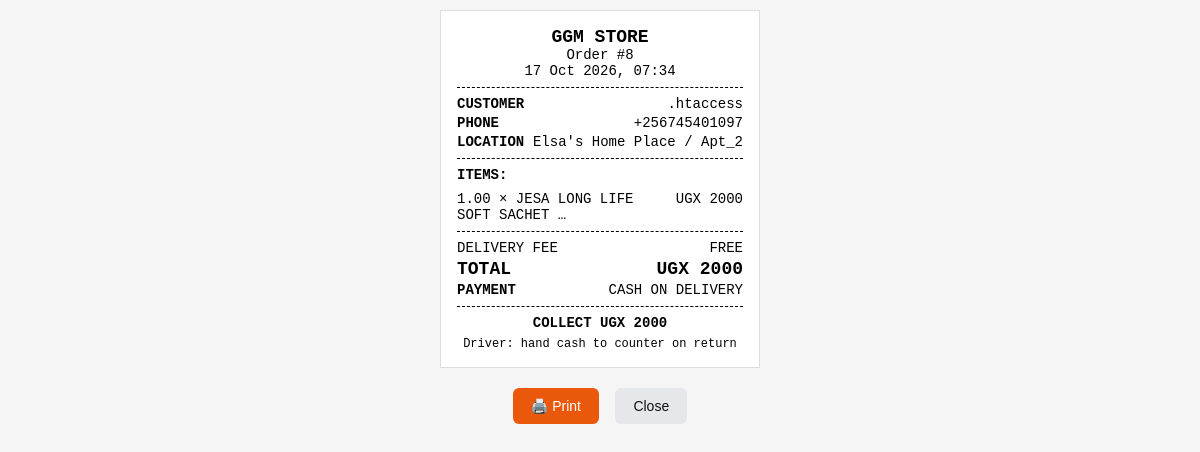
Page /staff/order/8/slip/ (signed in) on the committed database.
### marketplace/models.py (models this page shows, shortened)
class Order(models.Model):
    STATUS_CHOICES = [
        ('new', 'New Order'),
        ('confirmed', 'Confirmed'),
        ('packed', 'Packed & Ready'),
        ('delivered', 'Delivered'),
        ('cancelled', 'Cancelled'),
    ]
    PAYMENT_CHOICES = [
        ('cash', 'Cash on Delivery'),
        ('momo', 'MoMo on Delivery'),
    ]
    customer = models.ForeignKey(Customer, on_delete=models.CASCADE)
    status = models.CharField(max_length=20, choices=STATUS_CHOICES, default='new', db_index=True)
    payment_method = models.CharField(max_length=20, choices=PAYMENT_CHOICES, default='cash')
    total_amount = models.DecimalField(max_digits=10, decimal_places=2, default=0.00)
    delivery_fee = models.DecimalField(max_digits=10, decimal_places=2, default=0.00)
    note = models.TextField(blank=True, help_text="Customer delivery instructions")
    created_at = models.DateTimeField(auto_now_add=True, db_index=True)
    updated_at = models.DateTimeField(auto_now=True)
    class Meta:
        ordering = ['-created_at']

class Customer(models.Model):
    phone_number = models.CharField(max_length=20, unique=True, db_index=True)
    name = models.CharField(max_length=255, blank=True)
    apartment = models.ForeignKey(Apartment, on_delete=models.SET_NULL, null=True, blank=True)
    unit_number = models.CharField(max_length=50, blank=True) # e.g., "Apt 4"

class Apartment(models.Model):
    name = models.CharField(max_length=255, unique=True) # e.g., "Block B"
    delivery_fee_override = models.DecimalField(
        max_digits=10,
        decimal_places=2,
        null=True,
        blank=True,
        help_text="Leave blank to use the global delivery fee. Set to 0 for free delivery.",
    )

class OrderItem(models.Model):
    order = models.ForeignKey(Order, on_delete=models.CASCADE, related_name='items', db_index=True)
    product = models.ForeignKey(Product, on_delete=models.SET_NULL, null=True)
    quantity = models.DecimalField(max_digits=10, decimal_places=2, default=1.00)
    price_at_time_of_order = models.DecimalField(max_digits=10, decimal_places=2) # Lock in the price

class Product(models.Model):
    code = models.CharField(max_length=50, unique=True, db_index=True) # e.g., "000001"
    name = models.CharField(max_length=255)
    group = models.ForeignKey(ProductGroup, on_delete=models.SET_NULL, null=True, blank=True)
    unit = models.ForeignKey(Unit, on_delete=models.SET_NULL, null=True, blank=True)
    cost_price = models.DecimalField(max_digits=10, decimal_places=2, default=0.00)
    selling_price = models.DecimalField(max_digits=10, decimal_places=2, default=0.00)
    stock_quantity = models.DecimalField(max_digits=10, decimal_places=2, default=0.00)
    low_stock_threshold = models.DecimalField(
        max_digits=10,
        decimal_places=2,
        default=5.00,
        help_text="Alert when stock falls to or below this number",
    )
    manually_disabled = models.BooleanField(default=False)
    is_active = models.BooleanField(default=True) # Toggle to hide out-of-stock or disabled items
    image = models.ImageField(upload_to='products/', null=True, blank=True)

### marketplace/views.py (the view)
# urls.py: path('staff/order/<int:order_id>/slip/', views.staff_order_slip, name='staff_order_slip'),
@login_required
def staff_order_slip(request, order_id):
    order = get_object_or_404(
        Order.objects.select_related(
            'customer', 'customer__apartment'
        ).prefetch_related('items__product'),
        id=order_id,
    )
    return render(request, 'marketplace/staff_order_slip.html', {'order': order})

### templates/marketplace/staff_order_slip.html (shortened to what this page needs)
<!DOCTYPE html>
<html lang="en">
<head>
</head>
<body>
    <div class="slip">
        <div class="center bold big">GGM STORE</div>
        <div class="center">Order #{{ order.id }}</div>
        <div class="center">{{ order.created_at|date:"d M Y, H:i" }}</div>
        <hr>
        <div class="row">
            <span class="bold">CUSTOMER</span>
            <span>{{ order.customer.name|default:"—" }}</span>
        </div>
        <div class="row">
            <span class="bold">PHONE</span>
            <span>{{ order.customer.phone_number }}</span>
        </div>
        {% if order.customer.apartment %}
        <div class="row">
            <span class="bold">LOCATION</span>
            <span>{{ order.customer.apartment.name }}{% if order.customer.unit_number %} / {{ order.customer.unit_number }}{% endif %}</span>
        </div>
        {% endif %}
        <hr>
        <div class="bold">ITEMS:</div>
        <div class="items">
            {% for item in order.items.all %}
            <div class="item">
                <span>{{ item.quantity }} × {% if item.product %}{{ item.product.name|truncatechars:28 }}{% else %}Removed product{% endif %}</span>
                <span>UGX {{ item.price_at_time_of_order|floatformat:0 }}</span>
            </div>
            {% endfor %}
        </div>
        <hr>
        <div class="row">
            <span>DELIVERY FEE</span>
            <span>{% if order.delivery_fee == 0 %}FREE{% else %}UGX {{ order.delivery_fee|floatformat:0 }}{% endif %}</span>
        </div>
        <div class="row total">
            <span>TOTAL</span>
            <span>UGX {{ order.total_amount|floatformat:0 }}</span>
        </div>
        <div class="row">
            <span class="bold">PAYMENT</span>
            <span>{% if order.payment_method == 'cash' %}CASH ON DELIVERY{% else %}MOMO ON DELIVERY{% endif %}</span>
        </div>
        <hr>
        <div class="center bold">COLLECT UGX {{ order.total_amount|floatformat:0 }}</div>
        <div class="center" style="margin-top: 6px; font-size: 12px;">
            Driver: hand cash to counter on return
        </div>
    </div>
    <div class="actions">
        <button class="btn-print" onclick="window.print()">🖨️ Print</button>
        <a class="btn-close" href="{% url 'staff_order_detail' order.id %}">Close</a>
    </div>
</body>
</html>

### templates/marketplace/staff_order_slip.html (style rules this page uses)
* { box-sizing: border-box; }
body { font-family: 'Courier New', Courier, monospace; font-size: 14px; margin: 0; padding: 10px; background: #f5f5f5; }
.slip { max-width: 320px; margin: 0 auto; background: #fff; padding: 16px; border: 1px solid #ddd; }
.center { text-align: center; }
.bold { font-weight: bold; }
.big { font-size: 18px; }
hr { border: 0; border-top: 1px dashed #000; margin: 8px 0; }
.row { display: flex; justify-content: space-between; gap: 8px; margin: 3px 0; }
.row span:last-child { text-align: right; }
.items { margin: 8px 0; }
.item { display: flex; justify-content: space-between; gap: 8px; margin: 2px 0; }
.item span:first-child { overflow-wrap: anywhere; }
.item span:last-child { flex-shrink: 0; text-align: right; }
.total { font-size: 18px; font-weight: bold; }
.actions { text-align: center; margin: 16px auto; max-width: 320px; }
.actions button, .actions a { display: inline-block; padding: 10px 18px; margin: 4px; font-family: sans-serif; font-size: 14px; border-radius: 6px; border: 0; cursor: pointer; text-decoration: none; }
.btn-print { background: #ea580c; color: #fff; }
.btn-close { background: #e5e7eb; color: #111; }

### rows in the picture
Order: id "8", created_at "17 Oct 2026, 07:34", customer.name ".htaccess", customer.phone_number "+256745401097", customer.apartment.name "Elsa's Home Place", customer.unit_number "Apt_2", total_amount "2000"
OrderItem: quantity "1.00", product.name "JESA LONG LIFE SOFT SACHET …", price_at_time_of_order "2000"
